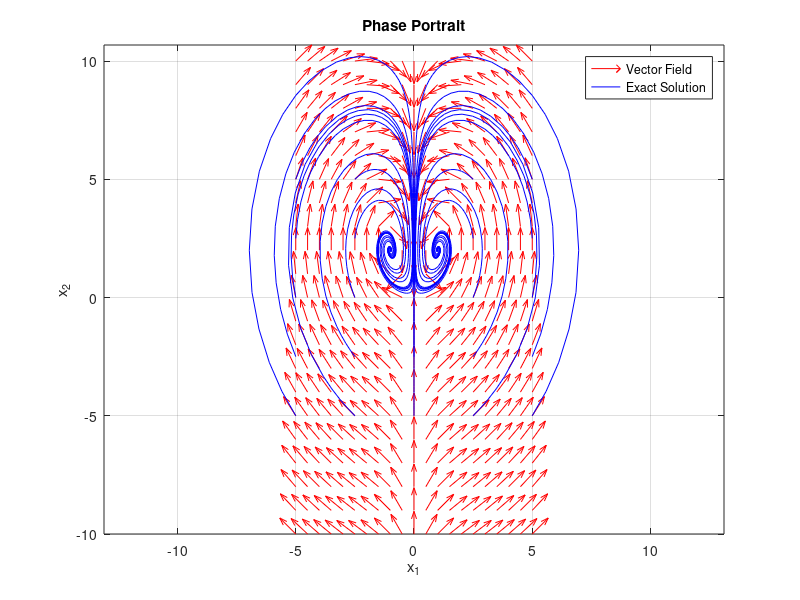

Recreate this plot in MATLAB.
%% AME-552

% HW1 Problem 1

% Draw a phase portrait of the following system:
% dx1 = 2*x1 - x1*x2
% dx2 = -2*x1^2 - x2

%% Clear

clear, clc, close all;

%% Program Execution

% Define the system
f = @(x1, x2) 2*x1 - x1.*x2;                 
g = @(x1, x2) 2*x1.^2 - x2;

% Define the grid
[x1, x2] = meshgrid(-5: 0.5: 5, -10: 1: 10);

% Calculate vector field
dx1 = f(x1, x2);
dx2 = g(x1, x2);

% Normalize the vector field for better visualization
magnitude = sqrt(dx1.^2 + dx2.^2);
dx1 = dx1 ./ magnitude;
dx2 = dx2 ./ magnitude;

% Plot the vector field
figure;
quiver(x1, x2, dx1, dx2, 'r');    % Quiver plot
hold on;

% Plot trajectories using ode45
for x0 = -5:2.5:5                 % Initial conditions
    for y0 = -5:2.5:5
        [T, Y] = ode45(@(t, y) [f(y(1), y(2)); g(y(1), y(2))], [0, 10], [x0, y0]);
        plot(Y(:,1), Y(:,2), 'b'); % Trajectories
    end
end

% Label the axes
xlabel('x_1');
ylabel('x_2');
title('Phase Portrait');
legend('Vector Field', 'Exact Solution');
axis equal;
grid on;
hold off;
